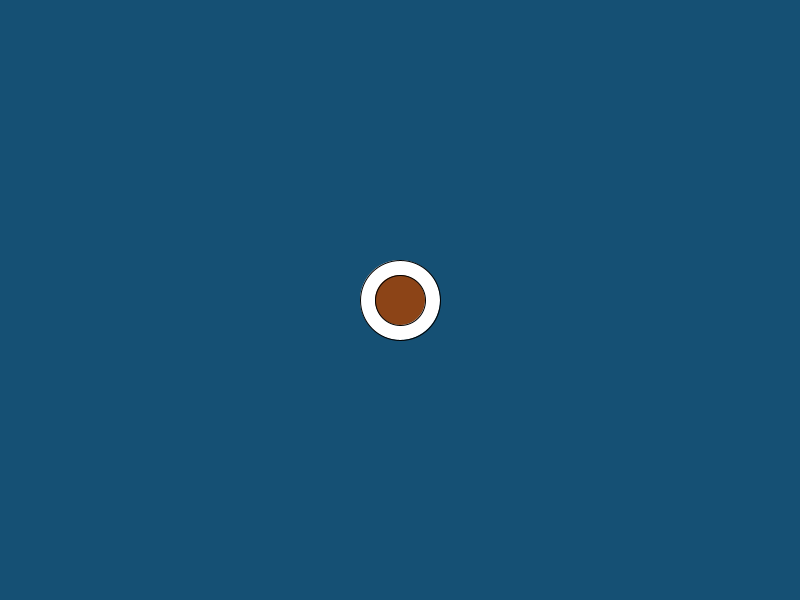
Frame 1 (no input)
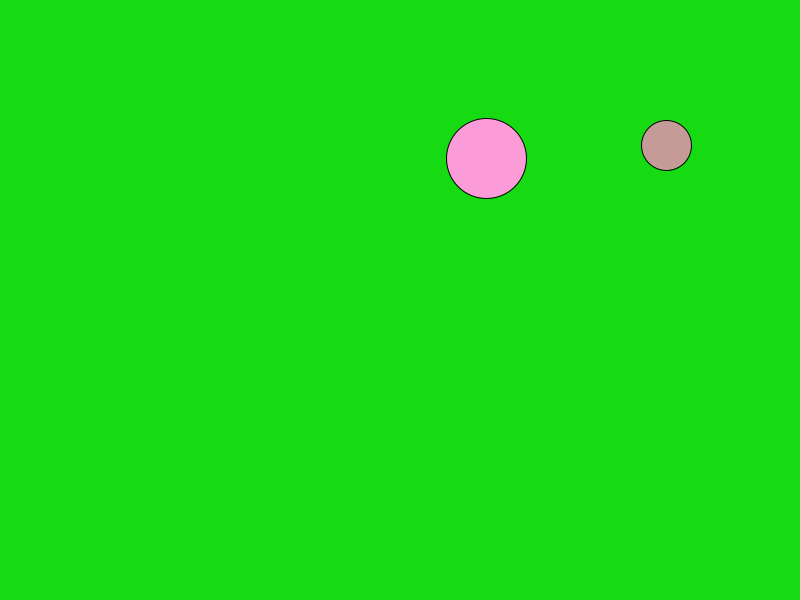
Frame 60 (the mouse pressed at the canvas centre just before this capture)
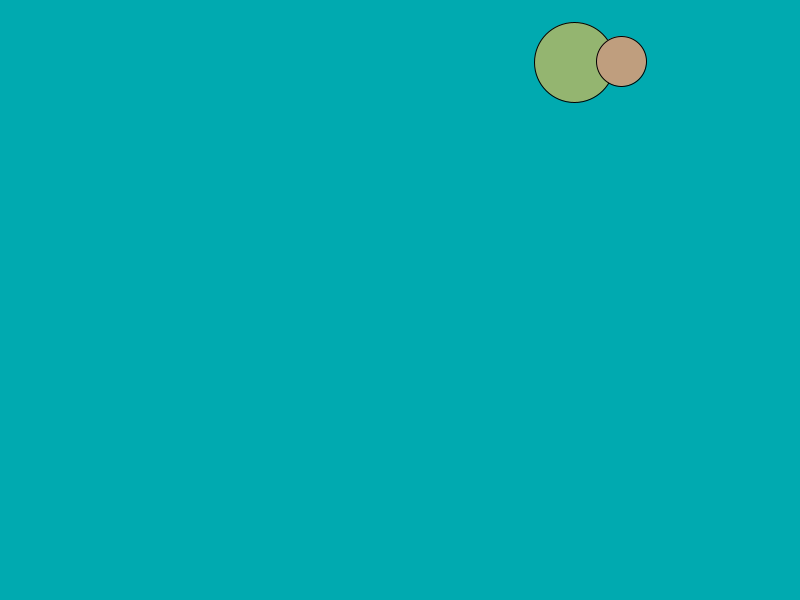
Frame 120 (the mouse held since frame 60 and released just before this capture)

The Processing sketch that drew these frames (run headless with seeded random() and noise(); from frame 60 on, the mouse is pressed at the canvas centre):

// Processing sketch: LotsOfBalls
// ── LotsOfBalls.pde
//declare variables
float x, y, velX, velY, diam;
float x1, y1, velX1, velY1, diam1;

void setup() {
  //set size of canvas
  size(800, 600);

  //initialize variables
  x = width/2;
  y = height/2;
  diam = 80;
  velX = random(-5, 5);
  velY = random(-5, 5);
  x1 = width/2;
  y1 = height/2;
  velX1 = random(-5, 5);
  velY1 = random(-5, 5);
  diam1 = 50;
}

void draw() {
  //draw background to cover previous frame
  background(random(25), random(255), random(255));

  //draw ball
  ellipse(x, y, diam, diam);
  fill(random(255), random(204), random(255));

  //add velocity to position
  x += velX;
  y += velY;

  //bounce ball if it hits walls
  if (x + diam/2 >= width) {
    velX = -abs(velX);    //if the ball hits the right wall, assign x velocity the negative version of itself
  } else if (x - diam/2 <= 0) {
    velX = abs(velX);     //if the ball hits the left wall, assign x velocity the positive version of itself
  }
  if (y + diam/2 >= height) {
    velY = -abs(velY);
  } else if (y - diam/2 <= 0) {
    velY = abs(velY);
  }
  
  //draw ball
  ellipse(x1, y1, diam1, diam1);
  fill(random(255), random(204), random(255));
  
  //add velocity to position
  x1 += velX1;
 y1 += velY1;
 
 //bounce ball if it hits walls
  if (x1 + diam1/2 >= width) {
    velX1 = -abs(velX1);    //if the ball hits the right wall, assign x velocity the negative version of itself
  } else if (x1 - diam1/2 <= 0) {
    velX1 = abs(velX1);     //if the ball hits the left wall, assign x velocity the positive version of itself
  }
  if (y1 + diam1/2 >= height) {
    velY1 = -abs(velY1);
  } else if (y1 - diam1/2 <= 0) {
    velY1 = abs(velY1);
  }
}
